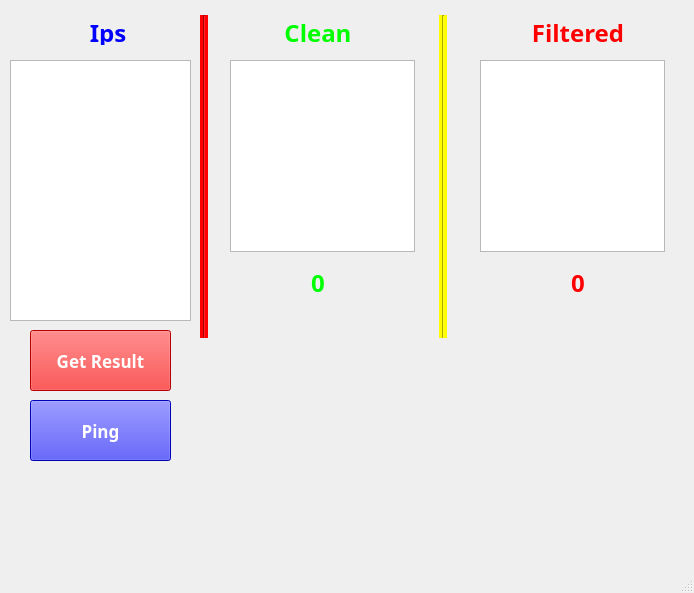
<?xml version="1.0" encoding="UTF-8"?>
<ui version="4.0">
 <class>MainWindow</class>
 <widget class="QMainWindow" name="MainWindow">
  <property name="geometry">
   <rect>
    <x>0</x>
    <y>0</y>
    <width>694</width>
    <height>593</height>
   </rect>
  </property>
  <property name="font">
   <font>
    <pointsize>20</pointsize>
   </font>
  </property>
  <property name="windowTitle">
   <string>MainWindow</string>
  </property>
  <widget class="QWidget" name="centralwidget">
   <widget class="QPushButton" name="pushButton_get_resutl">
    <property name="geometry">
     <rect>
      <x>30</x>
      <y>330</y>
      <width>141</width>
      <height>61</height>
     </rect>
    </property>
    <property name="font">
     <font>
      <family>Hobo Std</family>
      <pointsize>13</pointsize>
      <italic>false</italic>
      <bold>true</bold>
     </font>
    </property>
    <property name="styleSheet">
     <string notr="true">background-color: rgb(255, 0, 0);
color: rgb(255, 255, 255);</string>
    </property>
    <property name="text">
     <string>Get Result</string>
    </property>
   </widget>
   <widget class="QLabel" name="label_3">
    <property name="geometry">
     <rect>
      <x>270</x>
      <y>20</y>
      <width>96</width>
      <height>25</height>
     </rect>
    </property>
    <property name="font">
     <font>
      <family>Hobo Std</family>
      <pointsize>18</pointsize>
      <bold>true</bold>
     </font>
    </property>
    <property name="styleSheet">
     <string notr="true">color: rgb(0, 255, 0);</string>
    </property>
    <property name="text">
     <string>Clean</string>
    </property>
    <property name="alignment">
     <set>Qt::AlignCenter</set>
    </property>
   </widget>
   <widget class="QLabel" name="label_5">
    <property name="geometry">
     <rect>
      <x>530</x>
      <y>20</y>
      <width>96</width>
      <height>25</height>
     </rect>
    </property>
    <property name="font">
     <font>
      <family>Hobo Std</family>
      <pointsize>18</pointsize>
      <bold>true</bold>
     </font>
    </property>
    <property name="styleSheet">
     <string notr="true">color: rgb(255, 0, 0);</string>
    </property>
    <property name="text">
     <string>Filtered</string>
    </property>
    <property name="alignment">
     <set>Qt::AlignCenter</set>
    </property>
   </widget>
   <widget class="QLabel" name="label_7">
    <property name="geometry">
     <rect>
      <x>60</x>
      <y>20</y>
      <width>96</width>
      <height>25</height>
     </rect>
    </property>
    <property name="font">
     <font>
      <family>Hobo Std</family>
      <pointsize>18</pointsize>
      <bold>true</bold>
     </font>
    </property>
    <property name="styleSheet">
     <string notr="true">color: rgb(0, 0, 255);</string>
    </property>
    <property name="text">
     <string>Ips</string>
    </property>
    <property name="alignment">
     <set>Qt::AlignCenter</set>
    </property>
   </widget>
   <widget class="QPlainTextEdit" name="textbox_ips">
    <property name="geometry">
     <rect>
      <x>10</x>
      <y>60</y>
      <width>181</width>
      <height>261</height>
     </rect>
    </property>
    <property name="font">
     <font>
      <pointsize>13</pointsize>
     </font>
    </property>
   </widget>
   <widget class="Line" name="line">
    <property name="geometry">
     <rect>
      <x>200</x>
      <y>15</y>
      <width>8</width>
      <height>323</height>
     </rect>
    </property>
    <property name="font">
     <font>
      <pointsize>11</pointsize>
     </font>
    </property>
    <property name="styleSheet">
     <string notr="true">background-color: rgb(255, 0, 0);</string>
    </property>
    <property name="orientation">
     <enum>Qt::Vertical</enum>
    </property>
   </widget>
   <widget class="QListWidget" name="listWidget_clean">
    <property name="geometry">
     <rect>
      <x>230</x>
      <y>60</y>
      <width>185</width>
      <height>192</height>
     </rect>
    </property>
    <property name="font">
     <font>
      <pointsize>13</pointsize>
     </font>
    </property>
   </widget>
   <widget class="QListWidget" name="listWidget_filtered">
    <property name="geometry">
     <rect>
      <x>480</x>
      <y>60</y>
      <width>185</width>
      <height>192</height>
     </rect>
    </property>
    <property name="font">
     <font>
      <pointsize>13</pointsize>
     </font>
    </property>
   </widget>
   <widget class="Line" name="line_9">
    <property name="geometry">
     <rect>
      <x>439</x>
      <y>15</y>
      <width>8</width>
      <height>323</height>
     </rect>
    </property>
    <property name="styleSheet">
     <string notr="true">background-color: rgb(255, 255, 0);</string>
    </property>
    <property name="orientation">
     <enum>Qt::Vertical</enum>
    </property>
   </widget>
   <widget class="QLabel" name="label_clean_ip_number">
    <property name="geometry">
     <rect>
      <x>270</x>
      <y>270</y>
      <width>96</width>
      <height>25</height>
     </rect>
    </property>
    <property name="font">
     <font>
      <family>Hobo Std</family>
      <pointsize>18</pointsize>
      <bold>true</bold>
     </font>
    </property>
    <property name="styleSheet">
     <string notr="true">color: rgb(0, 255, 0);</string>
    </property>
    <property name="text">
     <string>0</string>
    </property>
    <property name="alignment">
     <set>Qt::AlignCenter</set>
    </property>
   </widget>
   <widget class="QLabel" name="label_filter_ip_number">
    <property name="geometry">
     <rect>
      <x>530</x>
      <y>270</y>
      <width>96</width>
      <height>25</height>
     </rect>
    </property>
    <property name="font">
     <font>
      <family>Hobo Std</family>
      <pointsize>18</pointsize>
      <bold>true</bold>
     </font>
    </property>
    <property name="styleSheet">
     <string notr="true">color: rgb(255, 0, 0);</string>
    </property>
    <property name="text">
     <string>0</string>
    </property>
    <property name="alignment">
     <set>Qt::AlignCenter</set>
    </property>
   </widget>
   <widget class="QPushButton" name="pushButton_ping">
    <property name="geometry">
     <rect>
      <x>30</x>
      <y>400</y>
      <width>141</width>
      <height>61</height>
     </rect>
    </property>
    <property name="font">
     <font>
      <family>Hobo Std</family>
      <pointsize>13</pointsize>
      <italic>false</italic>
      <bold>true</bold>
     </font>
    </property>
    <property name="styleSheet">
     <string notr="true">background-color: rgb(0, 0, 255);
color: rgb(255, 255, 255);</string>
    </property>
    <property name="text">
     <string>Ping</string>
    </property>
   </widget>
  </widget>
  <widget class="QStatusBar" name="statusbar"/>
  <widget class="QMenuBar" name="menubar">
   <property name="enabled">
    <bool>true</bool>
   </property>
   <property name="geometry">
    <rect>
     <x>0</x>
     <y>0</y>
     <width>694</width>
     <height>42</height>
    </rect>
   </property>
  </widget>
 </widget>
 <tabstops>
  <tabstop>pushButton_get_resutl</tabstop>
 </tabstops>
 <resources/>
 <connections/>
</ui>
